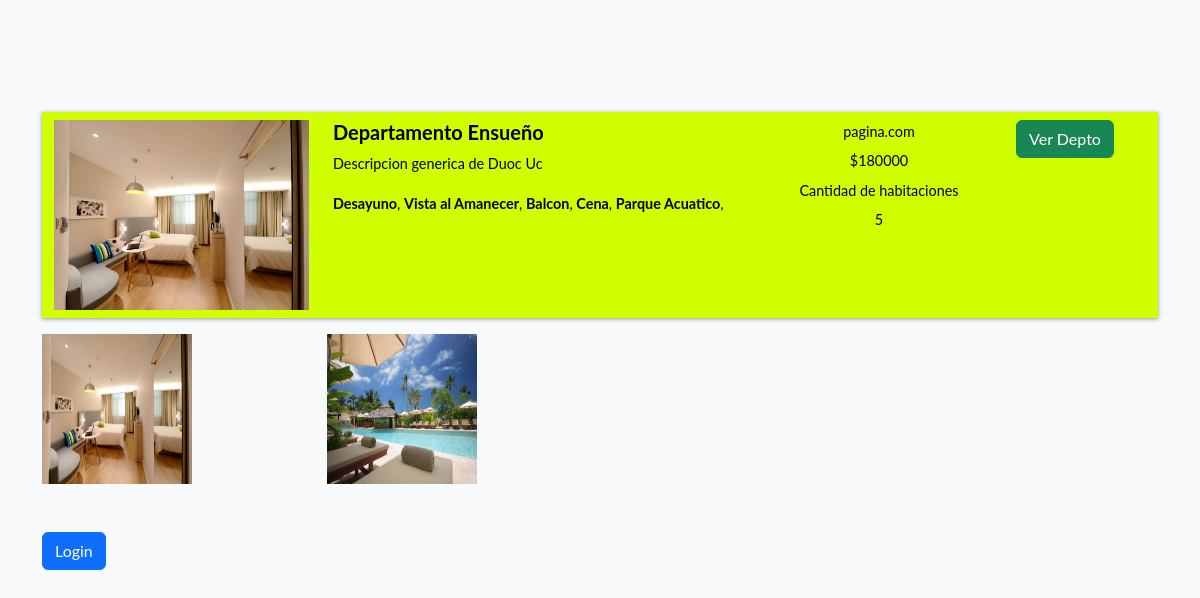
The app's page /hotel-detail/b63f3595be6b46b7ab5fbad7d0514c86/ with its own data.
### home/models.py (models this page shows, shortened)
class BaseModel(models.Model):
    uid = models.UUIDField(default=uuid.uuid4   , editable=False , primary_key=True)
    created_at = models.DateField(auto_now_add=True)
    updated_at = models.DateField(auto_now_add=True)
    class Meta:
        abstract = True

class Hotel(BaseModel):
    hotel_name= models.CharField(max_length=100)
    hotel_price = models.IntegerField()
    description = models.TextField()
    amenities = models.ManyToManyField(Amenities)
    room_count = models.IntegerField(default=10)

class HotelImages(BaseModel):
    hotel= models.ForeignKey(Hotel ,related_name="images", on_delete=models.CASCADE)
    images = models.ImageField(upload_to="hotels")

class Amenities(BaseModel):
    amenity_name = models.CharField(max_length=100)

### home/views.py (the view, shortened to what this page needs)
# urls.py: path('hotel-detail/<uid>/' , hotel_detail , name="hotel_detail"),
def hotel_detail(request,uid):
    hotel_obj = Hotel.objects.get(uid = uid)
    return render(request , 'hotel_detail.html' ,{
        'hotels_obj' :hotel_obj
    })

### home/templates/hotel_detail.html
{% extends "base.html" %}
{%  block start %}
<div class="container mt-5 pt-5">
    <div class="row search-card-result">
        <div class="col-md-3">
        <a href="/hotel-detail/{{hotels_obj.uid}}">
            <img class="img-fluid" src="/media/{{hotels_obj.images.first.images}}" alt="Card image cap">
        </a></div>
        <div class="col-md-5">
            <h5>{{hotels_obj.hotel_name}}</h5>
            <p>
                {{hotels_obj.description|truncatechars:150}}
            </p>
            <p>
                {%for amenitie in hotels_obj.amenities.all %}
                <b>{{amenitie.amenity_name}}</b>,
                {% endfor %}
            </p>
        </div>
        <div class="col-md-2 border-left text-center more-offers">
            <p>pagina.com</p>
            <p>${{hotels_obj.hotel_price}}</p>
            <p>Cantidad de habitaciones</p>
            <p>{{hotels_obj.room_count}}</p>
        </div>
        <div class="col-md-2 border-left text-center more-offers">
            <div class="btn btn-success">Ver Depto </div>
        </div>
    </div>
    <div class="row">
        {% for image in hotels_obj.images.all %}
        <div class="col-md-3">
            <img src="/media/{{image.images}}" style="height: 150px ; width:150px">
        </div>
        {% endfor %}
    </div>
    {% if request.user.is_authenticated %}
    <div class="filter-card">
        <h5>Reservar</h5>
        {%include "messages.html"%}
        <form method="post">
            {% csrf_token %}
            <div class="row form-group">
                <div class="col-md-12">
                    <label for="mintopay">Check in</label>
                    <p>
                        <input type="date" name="checkin" id="checkin" class="form-control">
                    </p>
                </div>
                <div class="col-md-12">
                    <label for="maxtopay">Check out</label>
                    <p>
                        <input type="date" name="checkout" id="checkout" class="form-control">
                    </p>
                </div>
            </div>
            <div class="row form-group">
                <div class="col-md-12">
                    <input type="submit" class="btn btn-primary btn-block" value="Guardar">
                </div>
            </div>
        </form>
    </div>
    {% else %}
    <a href="/login/" class="btn btn-primary mt-5 ">Login</a>
    {% endif %}
</div>
{% endblock %}

### home/templates/base.html (style rules this page uses)
body { font-family: "Lato", Arial, sans-serif; font-weight: 400; font-size: 16px; line-height: 1.7; background: #deee07d7; color: #000000; }
.search-card-result { box-shadow: 0px 1px 4px rgba(41, 51, 57, 0.5); margin: 1rem 0; padding: 0.5rem 0; background-color: #d0ff00; }
.search-card-result img { height: 190px; }
.search-card-result h5 { font-style: 1.1rem; font-weight: 700; }
.search-card-result p { font-size: 0.9rem; }
.search-card-result .more-offers p { margin-bottom: 0.3rem; }

### records on screen
Hotel: images.first.images (picture), hotel_name "Departamento Ensueño", description "Descripcion generica de Duoc Uc", hotel_price "180000", room_count "5"
Amenities: amenity_name "Desayuno"
Amenities: amenity_name "Vista al Amanecer"
Amenities: amenity_name "Balcon"
Amenities: amenity_name "Cena"
Amenities: amenity_name "Parque Acuatico"
HotelImages: images (picture)
HotelImages: images (picture)
